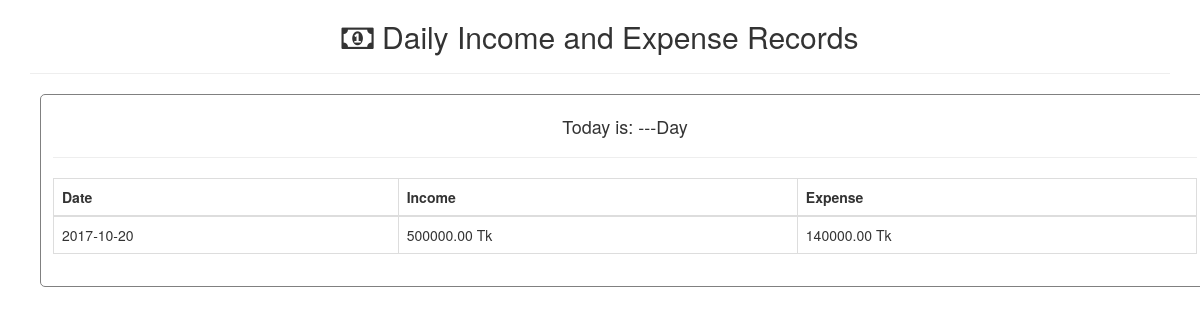
The page /expenses.php on the database its author committed.
### tables this page shows
CREATE TABLE `expenses` (
  `DATE` date DEFAULT NULL,
  `INCOME` decimal(18,2) DEFAULT NULL,
  `EXPENSE` decimal(18,2) DEFAULT NULL
);

### expenses.php (the view, shortened to what this page needs)
<?php
         $dbhost = '127.0.0.1';
         $dbuser = 'root';
	       $dbpass = 'hellotheres';
	       $dbname = 'factory';
         $conn = new mysqli($dbhost, $dbuser, $dbpass,$dbname);
	 $query = 'select * from expenses';
	 $result = $conn->query($query);
?>
<!DOCTYPE html>
<html lang="en">
<head>
    <link rel="stylesheet" href="https://cdnjs.cloudflare.com/ajax/libs/font-awesome/4.7.0/css/font-awesome.min.css">
  <link rel="stylesheet" href="https://maxcdn.bootstrapcdn.com/bootstrap/3.3.7/css/bootstrap.min.css">
</head>
<body>
<div class="container">
<h2 style="text-align:center;">
<i class="fa fa-money" aria-hidden="true"></i>
Daily Income and Expense Records</h2>
<hr>
<div class="container" style="border: 1px solid grey; padding:12px; border-radius: 5px; margin:10px;">
  <h4 align="center">Today is: ---Day</h4>
           <hr>
  <table class="table table-bordered">
    <thead>
      <tr>
        <th>Date</th>
        <th>Income</th>
        <th>Expense</th>
      </tr>
    </thead>
    <tbody>
    <?php while($row = $result->fetch_assoc()) { ?>
      <tr>
        <td> <?php echo $row['DATE']; ?> </td>
        <td> <?php echo $row['INCOME']; ?>  Tk</td>
		<td> <?php echo $row['EXPENSE']; ?>  Tk</td>
      </tr>
     <?php } ?>
    </tbody>
  </table>
</div>
</body>
</html>

### rows shown on the page
expenses: DATE "2017-10-20", INCOME "500000.00", EXPENSE "140000.00"
